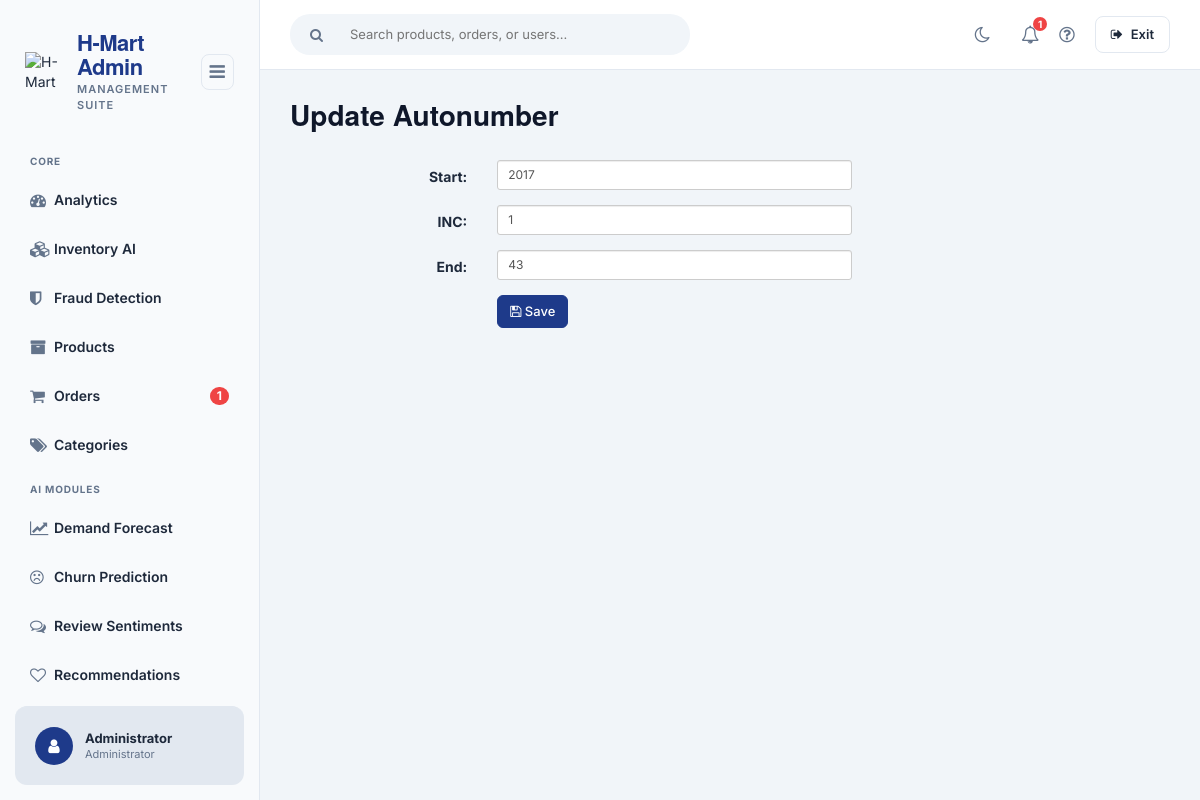
Screenshot of /admin/autonumber/index.php?view=edit&id=PROID (signed in) with the database file from the repository.
### tables this page shows
CREATE TABLE `tblautonumber` (
  `ID` int(11) NOT NULL,
  `AUTOSTART` varchar(11) NOT NULL,
  `AUTOINC` int(11) NOT NULL,
  `AUTOEND` int(11) NOT NULL,
  `AUTOKEY` varchar(12) NOT NULL,
  `AUTONUM` int(30) NOT NULL
);

### admin/autonumber/index.php (called while the page is built, shortened)
<?php
require_once ("../theme/templates.php");
?>

### backend/include/database.php (called while the page is built, shortened)
<?php
class Database {
	var $sql_string = '';
	private $conn;
	public function open_connection() {
		$this->conn = mysqli_connect(server,user,pass);
		if(!$this->conn){
			echo "Problem in database connection! Contact administrator!";
			exit();
		}else{
			$db_select = mysqli_select_db($this->conn,database_name);
		}
	}
	function setQuery($sql='') {
		$this->sql_string=$sql;
	}
	function executeQuery() {
		$result = mysqli_query($this->conn,$this->sql_string);
		return $result;
	}
	private function confirm_query($result) {
		return $result;
	}
	function loadSingleResult() {
		$cur = $this->executeQuery();
		if ($cur) {
			while ($row = mysqli_fetch_object($cur)) {
				return $data = $row;
			}
		}
		return null;
	}
}
$mydb = new Database();
?>

### backend/include/autonumbers.php (called while the page is built, shortened)
<?php
require_once(LIB_PATH.DS.'database.php');
class Autonumber {
	protected static  $tblname = "tblautonumber";
	function single_autonumber($autokey=""){
		global $mydb;
		$mydb->setQuery("SELECT * FROM ".self::$tblname."
			WHERE  AUTOKEY= '{$autokey}' LIMIT 1");
		$cur = $mydb->loadSingleResult();
		return $cur;
	}
}
?>

### admin/autonumber/edit.php (the view, shortened to what this page needs)
<?php
  $AUTOKEY = $_GET['id'];
  $autonumber = New Autonumber();
  $singleauto = $autonumber->single_autonumber($AUTOKEY);
?>
 <form class="form-horizontal span6" action="controller.php?action=edit" method="POST">
            <div class="row">
         <div class="col-lg-12">
            <h1 class="page-header">Update Autonumber</h1>
          </div>
       </div>
                  <div class="form-group">
                    <div class="col-md-8">
                      <label class="col-md-4 control-label" for=
                      "AUTOSTART">Start:</label>
                      <div class="col-md-8">
                         <input class="form-control input-sm" id="AUTOSTART" name="AUTOSTART" placeholder=
                            "Start" type="text" value="<?php  echo $singleauto->AUTOSTART; ?>">
                      </div>
                    </div>
                  </div>
                     <div class="form-group">
                    <div class="col-md-8">
                      <label class="col-md-4 control-label" for=
                      "AUTOINC">INC:</label>
                      <div class="col-md-8">
                         <input class="form-control input-sm" id="AUTOINC" name="AUTOINC" placeholder=
                            "INC" type="text" value="<?php  echo $singleauto->AUTOINC; ?>">
                      </div>
                    </div>
                  </div>
                   <div class="form-group">
                    <div class="col-md-8">
                      <label class="col-md-4 control-label" for=
                      "AUTOEND">End:</label>
                      <div class="col-md-8">
                         <input class="form-control input-sm" id="AUTOEND" name="AUTOEND" placeholder=
                            "End" type="text" value="<?php  echo $singleauto->AUTOEND; ?>">
                      </div>
                    </div>
                  </div>
             <div class="form-group">
                    <div class="col-md-8">
                      <label class="col-md-4 control-label" for=
                      "idno"></label>
                      <div class="col-md-8">
                      <button class="btn btn-primary btn-sm" name="save" type="submit" ><span class="fa fa-save fw-fa"></span> Save</button>
                      </div>
                    </div>
                  </div>
        <div class="form-group">
                <div class="rows">
                  <div class="col-md-6">
                    <label class="col-md-6 control-label" for=
                    "otherperson"></label>
                    <div class="col-md-6">
                    </div>
                  </div>
                  <div class="col-md-6" align="right">
                   </div>
              </div>
              </div>
        </form>
        </div>

### admin/theme/templates.php (style rules this page uses)
:root { --primary: #0f172a; --primary-light: #1e3a8a; --sidebar-bg: #f8fafc; --bg-color: #f1f5f9; --text-main: #1e293b; --text-muted: #64748b; --border-color: #e2e8f0; --card-bg: #ffffff; --card-header-bg: #ffffff; --hover-bg: #e2e8f0; --table-header-bg: #f8fafc; --shadow: 0 4px 6px rgba(0,0,0,0.02); }
body { font-family: 'Inter', sans-serif; background-color: var(--bg-color); margin: 0; padding: 0; color: var(--text-main); overflow-x: hidden; }
.admin-content-wrapper .btn { border-radius: 6px; font-weight: 500; font-size: 13px; padding: 6px 12px; }
.admin-content-wrapper .btn-primary { background: var(--primary-light); border-color: var(--primary-light); }
.page-header { margin-top: 0; border-bottom: none; font-weight: 800; color: var(--primary); font-size: 28px; }

### rows the page displays
tblautonumber: AUTOSTART "2017", AUTOINC "1", AUTOEND "43"

### other values shown
$res "1"
$_SESSION['U_NAME'] "Administrator"
$_SESSION['U_ROLE'] "Administrator"
